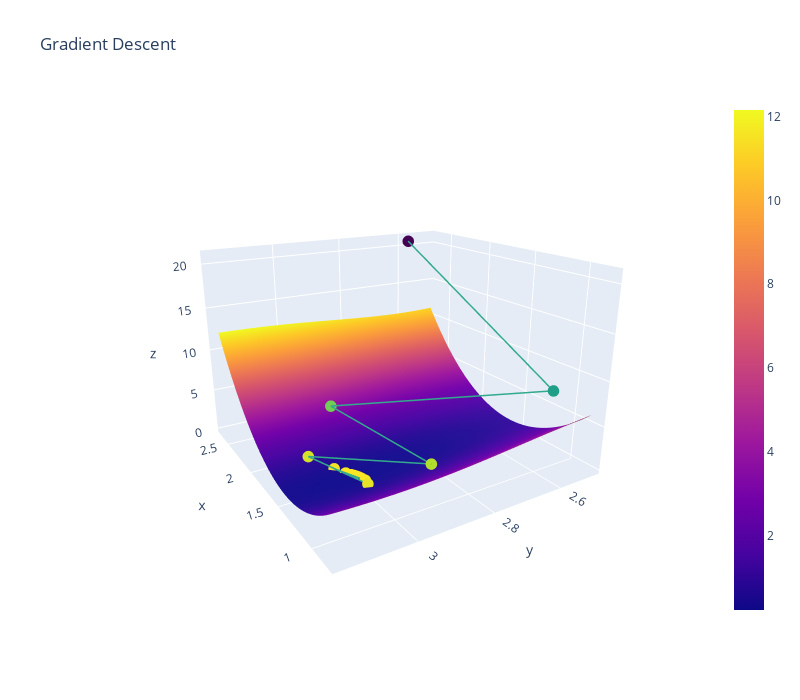

Write notebook code for a chart like this one.
### Code cell
# Run me to see a 3D plot (gradient descent with static alpha)
plot_3d(thetas[:, 0], thetas[:, 1], loss, average_squared_loss, sin_model, x, y)
